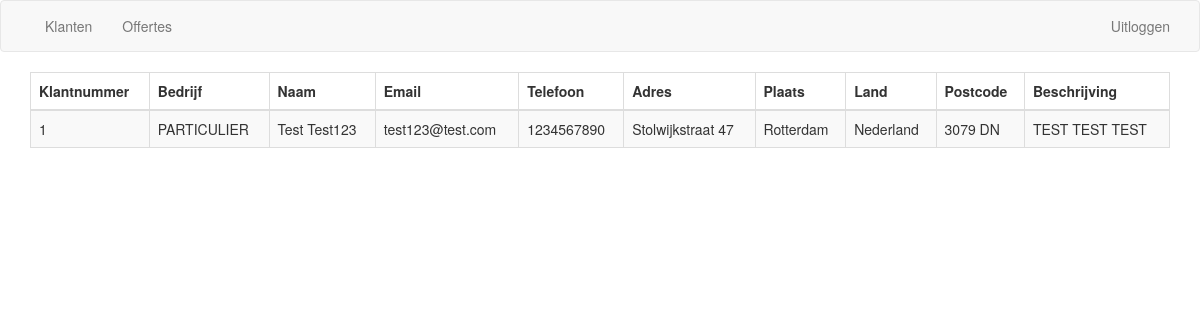
Page /klanten (signed in) on the earlier database version.
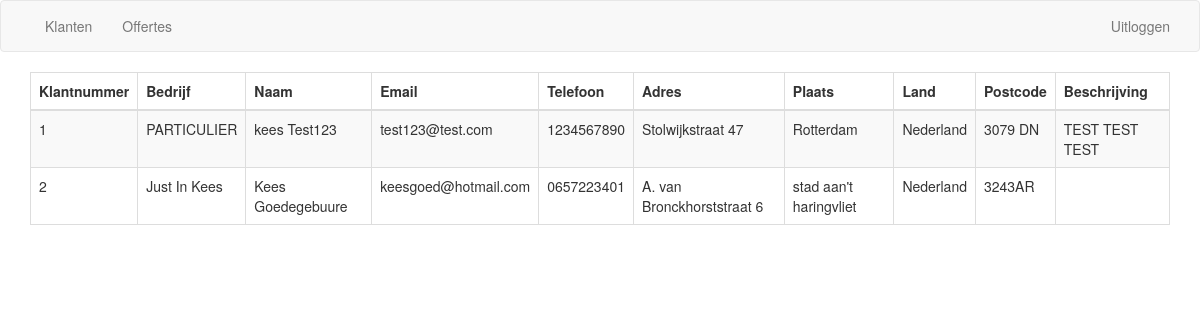
Same page on the later database version.
### tables this page shows
CREATE TABLE `customers` (
  `customers_id` int(10) NOT NULL,
  `company` varchar(50) NOT NULL,
  `firstname` varchar(50) NOT NULL,
  `lastname` varchar(50) NOT NULL,
  `email` varchar(50) NOT NULL,
  `phone` varchar(15) NOT NULL,
  `description` varchar(250) DEFAULT NULL
);

CREATE TABLE `addresses` (
  `addresses_id` int(10) NOT NULL,
  `address` varchar(50) NOT NULL,
  `city` varchar(25) NOT NULL,
  `country` varchar(25) NOT NULL,
  `postal_code` varchar(10) NOT NULL
);

### incl/globals.php (called while the page is built, shortened)
<?php
class Globals {
  protected $project = "/albeda_paint";
  public $signout_php = "/signout.php";
  private $root;
  private $ext = "/ext";
  private $fpdf = "/fpdf";
  private $incl = "/incl";
  private $header = "/header";
  private $signin = "/signin";
  private $customers = "/customers";
  private $offers = "/offers";
  private $footer = "/footer";
  private $loc_incl = "incl";
  private $loc_signin = "/signin";
  public function __construct() {
    $this->root = $_SERVER['DOCUMENT_ROOT'].$this->project;
  }
  public function dirPaths() {
    $this->ext = $this->root.$this->ext;
    $this->fpdf = $this->ext.$this->fpdf;
    $this->incl = $this->root.$this->incl;
    $this->header = $this->incl.$this->header;
    $this->signin = $this->incl.$this->signin;
    $this->customers = $this->incl.$this->customers;
    $this->offers = $this->incl.$this->offers;
    $this->footer = $this->incl.$this->footer;
  }
  public function locPaths() {
    $this->loc_signin = $this->loc_incl.$this->loc_signin;
  }
  public function locScripts() {
    $this->signout_php = $this->loc_signin.$this->signout_php;
  }
}
$globals = new Globals();
?>

### incl/database.php (called while the page is built, shortened)
<?php
class Database extends Globals {
  private $hostname = "localhost";
  private $username = "root";
  private $password = "";
  private $database = "albeda_paint";
  public function connDatabase() {
    $this->db = new mysqli($this->hostname, $this->username, $this->password, $this->database);
  }
}
?>

### incl/customers/customers.php (the view, shortened to what this page needs)
<?php
class Customers extends Database {
  private $query;
  public function __construct() {
    $this->qryDatabase();
  }
  public function qryDatabase() {
    $this->sql = "
      SELECT c.customers_id, c.company, c.firstname, c.lastname, c.email, c.phone, c.description,
             a.address, a.city, a.country, a.postal_code
      FROM customers AS c, addresses AS a
      WHERE c.customers_id = a.addresses_id
      ORDER BY c.firstname ASC
    ";
    $this->query = mysqli_query($this->db, $this->sql);
  }
  public function createRows() {
    while($this->rows = mysqli_fetch_assoc($this->query)) {
      echo("<tr>
              <td>".$this->rows['customers_id']."</td>
              <td>".$this->rows['company']."</td>
              <td>".$this->rows['firstname']." ".$this->rows['lastname']."</td>
              <td>".$this->rows['email']."</td>
              <td>".$this->rows['phone']."</td>
              <td>".$this->rows['address']."</td>
              <td>".$this->rows['city']."</td>
              <td>".$this->rows['country']."</td>
              <td>".$this->rows['postal_code']."</td>
              <td>".$this->rows['description']."</td>
            </tr>
      ");
    }
  }
}
$customers = new Customers();
?>
<div class="container">
  <table id="table-klanten" class="table table-striped table-bordered dt-responsive nowrap" cellspacing="0" width="100%">
    <thead>
      <tr>
        <th>Klantnummer</th>
        <th>Bedrijf</th>
        <th>Naam</th>
        <th>Email</th>
        <th>Telefoon</th>
        <th>Adres</th>
        <th>Plaats</th>
        <th>Land</th>
        <th>Postcode</th>
        <th>Beschrijving</th>
      </tr>
    </thead>
    <tbody>
      <?php $customers->createRows(); ?>
    </tbody>
  </table>
</div>

### index.php (shortened to what this page needs)
<!DOCTYPE html>
<html lang="en">
<head>
  <link rel="stylesheet" href="//maxcdn.bootstrapcdn.com/bootstrap/3.3.6/css/bootstrap.min.css">
  <link rel="stylesheet" href="//cdn.datatables.net/t/bs/dt-1.10.11,r-2.0.2/datatables.min.css"/>
  <link rel="stylesheet" href="css/dataTables.bootstrap.css"/>
  <link href="css/custom.css" rel="stylesheet">
  <link href="css/signin.css" rel="stylesheet">
</head>
<body>
<?php
require_once "incl/globals.php";
  if(empty($_SESSION['signedin'])) {
    require_once $globals->signin_php;
  }
  else {
    require_once $globals->nav_php;
    if(isset($_GET['page'])) {
      switch($_GET['page']) {
        case 'klanten':
          require_once $globals->customers_php;
          break;
      }
    }
  }
?>
</body>
</html>

### incl/header/nav.php
<nav class="navbar navbar-default">
  <div class="container">
    <div class="row">
      <div class="collapse navbar-collapse" id="bs-example-navbar-collapse-1">
        <div class="navbar-header">
          <ul class="navbar-nav nav">
            <li><a href="klanten">Klanten</a></li>
            <li><a href="offertes">Offertes</a></li>
          </ul>
        </div>
        <ul class="nav navbar-nav navbar-right" style="float:right;">
          <li><a href=<?php echo $globals->signout_php; ?>>Uitloggen</a></li>
        </ul>
      </div>
    </div>
  </div>
</nav>

### css/custom.css (style rules this page uses)
body { font-size: 140%; }

Differences in the rows shown:
changed customers "PARTICULIER": firstname "Test" → "kees"
added customers: customers_id "2", company "Just In Kees", firstname "Kees", lastname "Goedegebuure", email "keesgoed@hotmail.com", phone "0657223401", addresses.address "A. van Bronckhorststraat 6", addresses.city "stad aan't haringvliet", addresses.country "Nederland", addresses.postal_code "3243AR"
